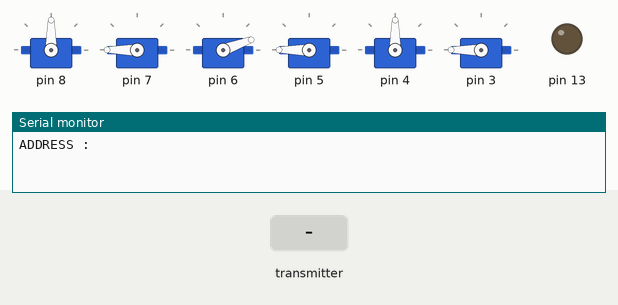
The sketch below on a simulated Arduino Uno, built with avr-gcc and run on an emulated ATmega328P. On the bench: 6 × servo, output pins drawn as LEDs (lit = HIGH), the last lines printed to the serial monitor. The inputs (shaded band) are chosen by the test bench. No radio packets arrive unless stated.

Above: at 1.2 s.
1.3 s: the transmitter starts sending dataToReceive.0 = 0
At 1.46 s:
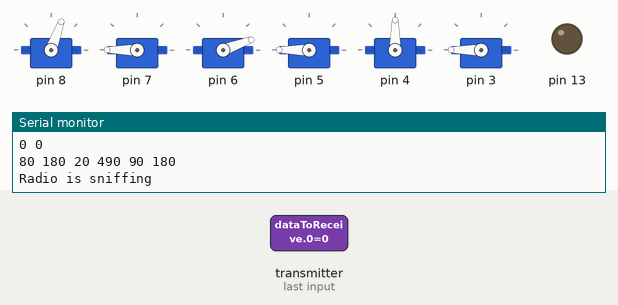
At 3.5 s:
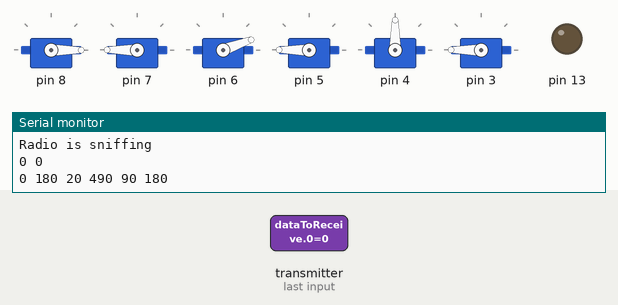
4.3 s: the transmitter starts sending dataToReceive.0 = 256
At 6.4 s:
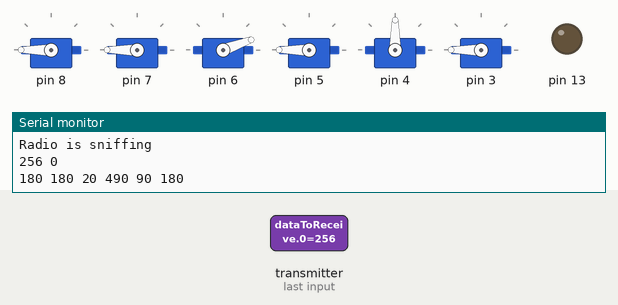
Timing chart, 0 to 7.9 s (numbered marks = the images above; inputs shaded):
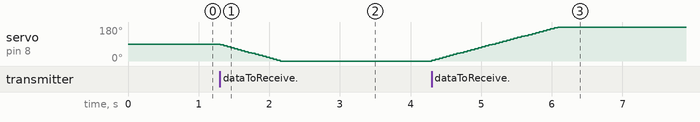

The sketch:

Receiver.ino
```cpp
#include <SPI.h>
#include <nRF24L01.h>
#include <RF24.h>
#include <Servo.h>


int dataToReceive[2];

int buttonState = 0;
int servoAngle;

Servo servos[6];
// baseServo, joint1Servo, joint2Servo;  // create servo object to control a servo
// Servo wristServo, pitchServo, grapplerServo;  // create servo object to control a servo

int pos[6] = { 90, 180, 20, 490, 90, 180 };

RF24 radio(9, 10); // CE, CSN on Blue Pill
const uint64_t address = 0xE7E7E7E7E7;


void setup() {
  Serial.begin(9600);
  radio.begin();
  Serial.print("ADDRESS :");
  radio.openReadingPipe(0, address);   //Setting the address at which we will receive the data
  radio.setPALevel(RF24_PA_MIN);       //You can set this as minimum or maximum depending on the distance between the transmitter and receiver.
  radio.startListening();              //This sets the module as receiver

  pinMode(13, OUTPUT);
  digitalWrite(13, LOW);

  servos[0].attach(8);
  servos[1].attach(7);
  servos[2].attach(6);
  servos[3].attach(5);
  servos[4].attach(4);
  servos[5].attach(3);

  for (int i = 0; i < 6; i++) {
    servos[i].write(pos[i]);
  }

  //armPosUpdate();

}

void armPosUpdate()
{
    String poses = "";

    for(int i = 0; i<6; i++)
  {
    poses += String(String(pos[i]) + " ");
  }

  Serial.println(poses);
}


String readServoPositions()
{
  int i;
  String poses = "";
  pos[0] = (servos[0].read()); //270/180 = 1.5
  pos[1] = (servos[1].read());
  pos[2] = (servos[2].read());
  pos[3] = (servos[3].read());
  pos[4] = (servos[4].read());
  pos[5] = (servos[5].read());

  for(i = 0; i<6; i++)
  {
    poses += String(String(pos[i]) + " ");
  }
  return poses;
}


void loop() {
    delayMicroseconds(100);

    if (radio.available())  {           //Looking for the data. {
       Serial.println("Radio is sniffing");
        radio.read(dataToReceive, sizeof(dataToReceive));    //Reading the data

        servoAngle = dataToReceive[0];
        buttonState = dataToReceive[1];
        Serial.print(servoAngle);
        Serial.print(" ");
        Serial.println(buttonState);

      armPosUpdate();
    //  readServoPositions();

        for (int i = 0; i < 6; i++) {
          if (i == buttonState) {
            if (servoAngle) {
              pos[i] += 5;
            } else  {
              pos[i] -= 5;
            }

            if (pos[i] < 0) {pos[i] = 0;}
            if (pos[i] > 180) {pos[i] = 180;}
            servos[i].write(pos[i]);
          //  delay(100);
          }
        }


     //   Serial.print(pos[buttonState]);
      //  Serial.print(" ");
     //   Serial.println(buttonState);
    //  readServoPositions();
  }
}
```

Measured:
- after the input at 1.3 s, servo on pin 8: moves from 90° to 0° over 0.85 s, starting at once
- after the input at 4.3 s, servo on pin 8: moves from 0° to 180° over 1.8 s, starting at once
